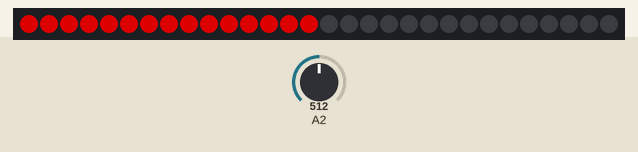
A sketch run on a simulated Arduino Uno, built with avr-gcc and run on an emulated ATmega328P. Parts: 30 RGB LEDs in strip order, left to right. The inputs (shaded band) are chosen by the test bench; at power-on: A2 = 512. Dim RGB values are drawn brighter than linear.

Above: at 1.2 s.
1.3 s: A2 set to 39
At 2.1 s:
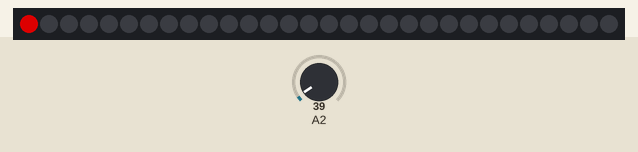
2.8 s: A2 set to 30
4.3 s: A2 set to 1023
At 5.1 s:
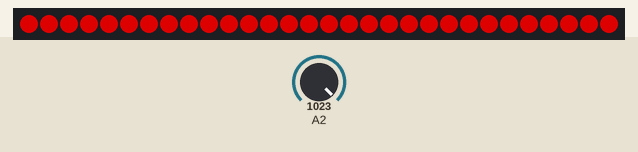
5.8 s: A2 set to 1008
7.3 s: A2 set to 0
At 8.5 s:
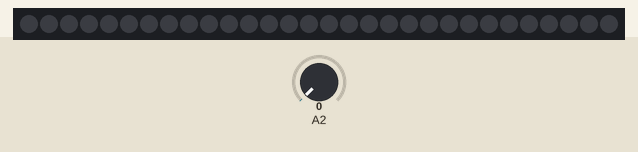
Timing chart, 0 to 9.8 s (numbered marks = the images above; inputs shaded):
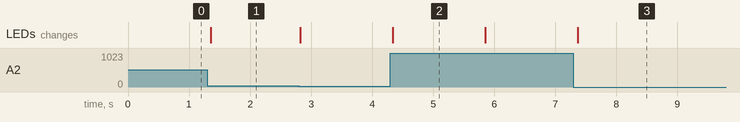

Measured:
- after the input at 1.3 s, the LEDs: change after 0.05 s (image 1)
- after the input at 4.3 s, the LEDs: change at once (image 2)
- after the input at 7.3 s, the LEDs: change after 0.07 s (image 3)

The sketch:

neopixel-bar-display.ino
```cpp
// A basic everyday NeoPixel strip test program.

// NEOPIXEL BEST PRACTICES for most reliable operation:
// - Add 1000 uF CAPACITOR between NeoPixel strip's + and - connections.
// - MINIMIZE WIRING LENGTH between microcontroller board and first pixel.
// - NeoPixel strip's DATA-IN should pass through a 300-500 OHM RESISTOR.
// - AVOID connecting NeoPixels on a LIVE CIRCUIT. If you must, ALWAYS
//   connect GROUND (-) first, then +, then data.
// - When using a 3.3V microcontroller with a 5V-powered NeoPixel strip,
//   a LOGIC-LEVEL CONVERTER on the data line is STRONGLY RECOMMENDED.
// (Skipping these may work OK on your workbench but can fail in the field)

#include <Adafruit_NeoPixel.h>
#ifdef __AVR__
 #include <avr/power.h> // Required for 16 MHz Adafruit Trinket
#endif

// Which pin on the Arduino is connected to the NeoPixels?
// On a Trinket or Gemma we suggest changing this to 1:
#define LED_PIN    6

// How many NeoPixels are attached to the Arduino?
#define LED_COUNT 30

int delay_time = 30;//ms

int x = 10;
int knob = 0;

// Declare our NeoPixel strip object:
Adafruit_NeoPixel strip(LED_COUNT, LED_PIN, NEO_GRB + NEO_KHZ800);
// Argument 1 = Number of pixels in NeoPixel strip
// Argument 2 = Arduino pin number (most are valid)
// Argument 3 = Pixel type flags, add together as needed:
//   NEO_KHZ800  800 KHz bitstream (most NeoPixel products w/WS2812 LEDs)
//   NEO_KHZ400  400 KHz (classic 'v1' (not v2) FLORA pixels, WS2811 drivers)
//   NEO_GRB     Pixels are wired for GRB bitstream (most NeoPixel products)
//   NEO_RGB     Pixels are wired for RGB bitstream (v1 FLORA pixels, not v2)
//   NEO_RGBW    Pixels are wired for RGBW bitstream (NeoPixel RGBW products)


// setup() function -- runs once at startup --------------------------------

void setup() {
  // These lines are specifically to support the Adafruit Trinket 5V 16 MHz.
  // Any other board, you can remove this part (but no harm leaving it):
#if defined(__AVR_ATtiny85__) && (F_CPU == 16000000)
  clock_prescale_set(clock_div_1);
#endif
  // END of Trinket-specific code.

  strip.begin();           // INITIALIZE NeoPixel strip object (REQUIRED)
  strip.show();            // Turn OFF all pixels ASAP
  strip.setBrightness(150); // Set BRIGHTNESS to about 1/5 (max = 255)
}


// loop() function -- runs repeatedly as long as board is on ---------------

void loop() {
  knob = analogRead(A2);
  x = 30*knob/1023;

  for(int i=0; i<strip.numPixels(); i++) { // For each pixel in strip...
    if(i < x){
        strip.setPixelColor(i, 255, 0, 0);
    }
    else{
        strip.setPixelColor(i, 0, 0, 0);
    }
    strip.show();
  }
}
```
